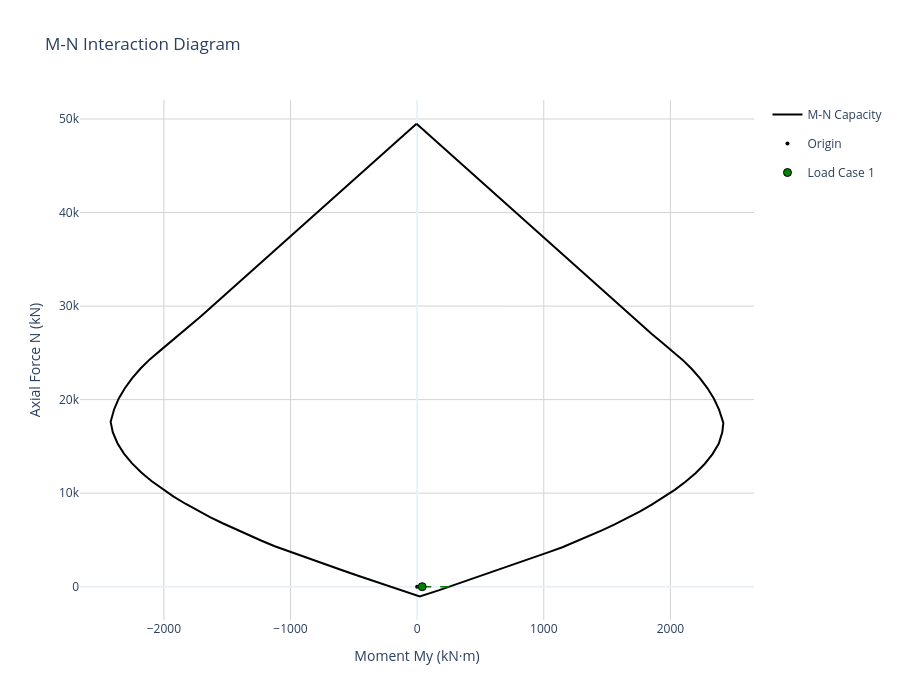
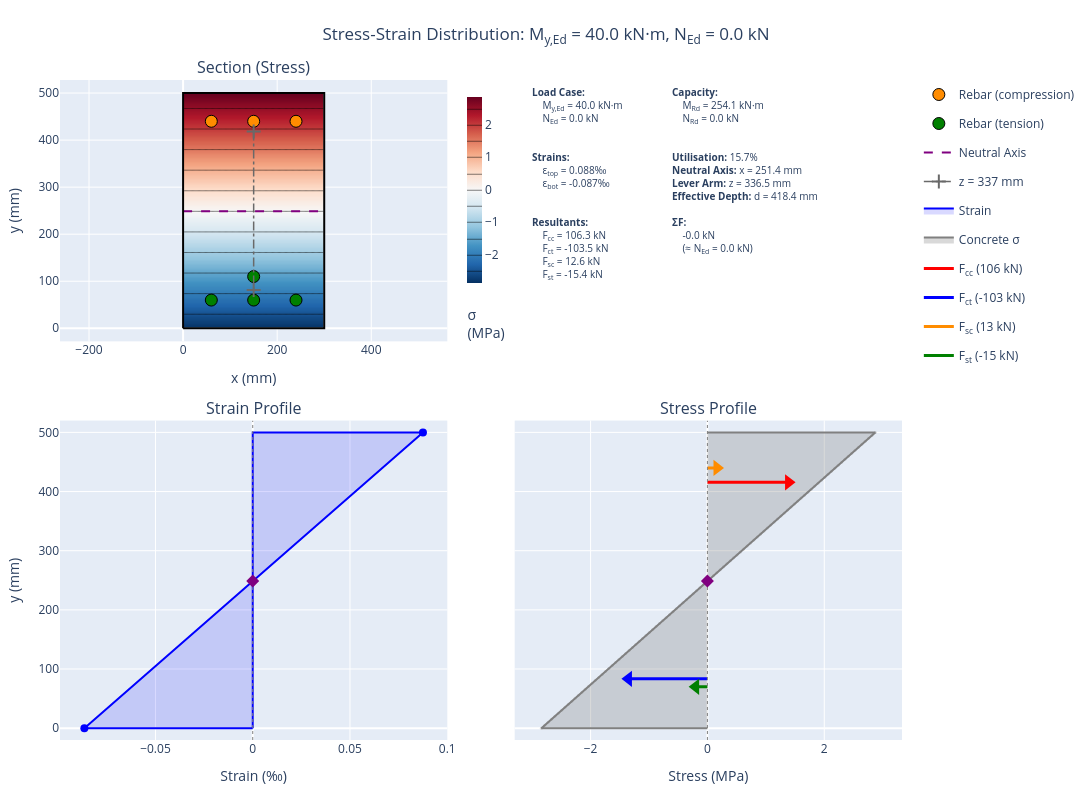

These figures' notebook cell, in order:
### Code cell
# Create M-N interaction diagram
rect_diagram = create_interaction_diagram(
    section=rect_section,
    concrete=concrete,
    concrete_model_type=ConcreteModelType.LINEAR_ELASTIC,  # EC2 Fig 3.3
    steel_model_type=SteelModelType.INCLINED,                  # With strain hardening
    n_fibres_width=20,
    n_fibres_height=30,
    include_tension=True,
    crack_to_neutral_axis_on_first_tension_failure=True,
    free_neutral_axis=True,
)

loadcases = []

moment = 40
axial = 0

forces_dict = {
    "M_Ed": moment,
    "N_Ed": axial
    }

loadcases.append(forces_dict)

rect_diagram.plot_mn(
    load_points=loadcases,
    show_vectors=True,
    show=True
    )

rect_diagram.plot_stress_strain(
    M_Ed=moment,
    N_Ed=axial,
    height=800,
    show=False,
    section_render="filled")

### Figure 1 — Plotly figure (JSON) as saved in the notebook; plotly's stock layout.template omitted (floating-point values rounded to 4 significant figures)
{"data": [{"hovertemplate": "M: %{x:.1f} kN·m<br>N: %{y:.1f} kN<extra></extra>", "line": {"color": "black", "width": 2}, "mode": "lines", "name": "M-N Capacity", "type": "scatter", "x": [-4.983, 72.28, 149.5, 226.8, 304.1, 381.3, 458.6, 535.9, 613.1, 690.4, 767.7, 844.9, 922.2, 999.5, 1077.0, 1154.0, 1231.0, 1309.0, 1386.0, 1463.0, 1540.0, 1618.0, 1695.0, 1773.0, 1853.0, 1934.0, 2015.0, 2094.0, 2167.0, 2234.0, 2293.0, 2344.0, 2384.0, 2418.0, 2410.0, 2382.0, 2332.0, 2270.0, 2198.0, 2119.0, 2034.0, 1945.0, 1853.0, 1757.0, 1660.0, 1560.0, 1458.0, 1356.0, 1252.0, 1147.0, 1040.0, 931.9, 824.2, 716.3, 608.3, 500.2, 391.9, 283.5, 175.0, 20.65, -43.35, -152.9, -261.4, -369.8, -478.1, -586.1, -694.1, -802.0, -909.6, -1017.0, -1124.0, -1229.0, -1332.0, -1435.0, -1536.0, -1636.0, -1734.0, -1830.0, -1923.0, -2013.0, -2098.0, -2178.0, -2251.0, -2316.0, -2367.0, -2404.0, -2421.0, -2393.0, -2356.0, -2307.0, -2249.0, -2183.0, -2109.0, -2029.0, -1949.0, -1868.0, -1787.0, -1709.0, -1632.0, -1554.0, -1477.0, -1400.0, -1322.0, -1245.0, -1167.0, -1090.0, -1012.0, -934.7, -857.2, -779.7, -702.2, -624.8, -547.3, -469.8, -392.3, -314.9, -237.4, -159.9, -82.46, -4.983], "y": [49500.0, 48570.0, 47630.0, 46690.0, 45750.0, 44810.0, 43870.0, 42930.0, 41990.0, 41050.0, 40120.0, 39180.0, 38240.0, 37300.0, 36360.0, 35420.0, 34480.0, 33540.0, 32600.0, 31670.0, 30730.0, 29790.0, 28850.0, 27910.0, 27010.0, 26100.0, 25190.0, 24280.0, 23300.0, 22280.0, 21210.0, 20090.0, 18930.0, 17510.0, 16500.0, 15300.0, 14170.0, 13120.0, 12140.0, 11220.0, 10350.0, 9538.0, 8766.0, 8031.0, 7329.0, 6658.0, 6018.0, 5400.0, 4801.0, 4221.0, 3703.0, 3189.0, 2670.0, 2158.0, 1649.0, 1139.0, 636.5, 134.8, -362.2, -1033.0, -747.9, -275.7, 222.5, 724.2, 1228.0, 1738.0, 2247.0, 2761.0, 3279.0, 3792.0, 4325.0, 4917.0, 5523.0, 6142.0, 6782.0, 7448.0, 8142.0, 8869.0, 9634.0, 10440.0, 11300.0, 12210.0, 13190.0, 14230.0, 15340.0, 16520.0, 17630.0, 18950.0, 20120.0, 21250.0, 22320.0, 23350.0, 24330.0, 25240.0, 26140.0, 27050.0, 27960.0, 28890.0, 29830.0, 30760.0, 31700.0, 32640.0, 33580.0, 34510.0, 35450.0, 36390.0, 37320.0, 38260.0, 39200.0, 40130.0, 41070.0, 42010.0, 42950.0, 43880.0, 44820.0, 45760.0, 46690.0, 47630.0, 48570.0, 49500.0]}, {"hovertemplate": "Origin (0,0)<extra></extra>", "marker": {"color": "black", "size": 4, "symbol": "circle"}, "mode": "markers", "name": "Origin", "type": "scatter", "x": [0], "y": [0]}, {"hoverinfo": "skip", "legendgroup": "lc_0", "line": {"color": "green", "dash": "solid", "width": 1.5}, "mode": "lines", "showlegend": false, "type": "scatter", "x": [0, 40], "y": [0, 0]}, {"hoverinfo": "skip", "legendgroup": "lc_0", "line": {"color": "green", "dash": "dash", "width": 1.5}, "mode": "lines", "showlegend": false, "type": "scatter", "x": [40, 254.1], "y": [0, 0]}, {"hovertemplate": "<b>Load Case 1</b><br>N_Ed: 0.0 kN<br>M_Ed: 40.0 kN·m<br>N_Rd: 0.0 kN<br>M_Rd: 254.1 kN·m<br>Utilization: 15.7%<br>Status: ✓ PASS<extra></extra>", "legendgroup": "lc_0", "marker": {"color": "green", "line": {"color": "black", "width": 1}, "size": 8, "symbol": "circle"}, "mode": "markers", "name": "Load Case 1", "type": "scatter", "x": [40], "y": [0]}], "layout": {"height": 700, "legend": {"x": 1.02, "xanchor": "left", "y": 1, "yanchor": "top"}, "title": {"text": "M-N Interaction Diagram"}, "width": 900, "xaxis": {"gridcolor": "lightgray", "range": [-2663.0, 2660.0], "title": {"text": "Moment My (kN·m)"}, "zeroline": true}, "yaxis": {"gridcolor": "lightgray", "range": [-3559.0, 52030.0], "title": {"text": "Axial Force N (kN)"}, "zeroline": true}}}

### Figure 2 — Plotly figure (JSON) as saved in the notebook; plotly's stock layout.template omitted (floating-point values rounded to 4 significant figures; data arrays with more than 128 entries replaced by an {"elided": "..."} marker saying what was removed)
{"data": [{"colorbar": {"len": 0.3762, "lenmode": "fraction", "thickness": 15, "title": {"side": "bottom", "text": "σ<br>(MPa)"}, "x": 0.472, "xanchor": "left", "y": 0.802, "yanchor": "middle"}, "colorscale": [[0, "rgb(5,48,97)"], [0.1, "rgb(33,102,172)"], [0.2, "rgb(67,147,195)"], [0.3, "rgb(146,197,222)"], [0.4, "rgb(209,229,240)"], [0.5, "rgb(247,247,247)"], [0.6, "rgb(253,219,199)"], [0.7, "rgb(244,165,130)"], [0.8, "rgb(214,96,77)"], [0.9, "rgb(178,24,43)"], [1, "rgb(103,0,31)"]], "contours": {"coloring": "heatmap", "showlines": false}, "hovertemplate": "x: %{x:.1f} mm<br>y: %{y:.1f} mm<br>σ: %{z:.2f} MPa<extra>Concrete</extra>", "name": "Concrete", "showlegend": false, "showscale": true, "type": "contour", "x": [1.25, 3.75, 6.25, 8.75, 11.25, 13.75, 16.25, 18.75, 21.25, 23.75, 26.25, 28.75, 31.25, 33.75, 36.25, 38.75, 41.25, 43.75, 46.25, 48.75, 51.25, 53.75, 56.25, 58.75, 61.25, 63.75, 66.25, 68.75, 71.25, 73.75, 76.25, 78.75, 81.25, 83.75, 86.25, 88.75, 91.25, 93.75, 96.25, 98.75, 101.2, 103.8, 106.2, 108.8, 111.2, 113.8, 116.2, 118.8, 121.2, 123.8, 126.2, 128.8, 131.2, 133.8, 136.2, 138.8, 141.2, 143.8, 146.2, 148.8, 151.2, 153.8, 156.2, 158.8, 161.2, 163.8, 166.2, 168.8, 171.2, 173.8, 176.2, 178.8, 181.2, 183.8, 186.2, 188.8, 191.2, 193.8, 196.2, 198.8, 201.2, 203.8, 206.2, 208.8, 211.2, 213.8, 216.2, 218.8, 221.2, 223.8, 226.2, 228.8, 231.2, 233.8, 236.2, 238.8, 241.2, 243.8, 246.2, 248.8, 251.2, 253.8, 256.2, 258.8, 261.2, 263.8, 266.2, 268.8, 271.2, 273.8, 276.2, 278.8, 281.2, 283.8, 286.2, 288.8, 291.2, 293.8, 296.2, 298.8], "xaxis": "x", "y": {"elided": "180 float values"}, "yaxis": "y", "z": {"elided": "180x120 float values"}, "zmax": 2.858, "zmin": -2.858}, {"customdata": [[13.33, 0.06663, 4.186], [13.33, 0.06663, 4.186], [13.33, 0.06663, 4.186]], "hovertemplate": "x: %{x:.1f} mm<br>y: %{y:.1f} mm<br>σ: %{customdata[0]:.1f} MPa<br>ε: %{customdata[1]:.3f} ‰<br>F: %{customdata[2]:.1f} kN<br><extra>Rebar (compression)</extra>", "marker": {"color": "darkorange", "line": {"color": "black", "width": 1}, "size": 12}, "mode": "markers", "name": "Rebar (compression)", "showlegend": true, "type": "scatter", "x": [60.0, 150.0, 240.0], "xaxis": "x", "y": [440.0, 440.0, 440.0], "yaxis": "y"}, {"customdata": [[-13.13, -0.06566, -4.126], [-13.13, -0.06566, -4.126], [-13.13, -0.06566, -4.126], [-9.651, -0.04826, -3.032]], "hovertemplate": "x: %{x:.1f} mm<br>y: %{y:.1f} mm<br>σ: %{customdata[0]:.1f} MPa<br>ε: %{customdata[1]:.3f} ‰<br>F: %{customdata[2]:.1f} kN<br><extra>Rebar (tension)</extra>", "marker": {"color": "green", "line": {"color": "black", "width": 1}, "size": 12}, "mode": "markers", "name": "Rebar (tension)", "showlegend": true, "type": "scatter", "x": [60.0, 150.0, 240.0, 150.0], "xaxis": "x", "y": [60.0, 60.0, 60.0, 110.0], "yaxis": "y"}, {"line": {"color": "purple", "dash": "dash", "width": 2}, "mode": "lines", "name": "Neutral Axis", "showlegend": true, "type": "scatter", "x": [0, 300], "xaxis": "x", "y": [248.6, 248.6], "yaxis": "y"}, {"hovertemplate": "x: %{x:.1f} mm<br>y: %{y:.1f} mm<extra>C/T Centroid</extra>", "line": {"color": "dimgray", "dash": "dashdot", "width": 1.5}, "marker": {"color": ["red", "blue"], "line": {"width": 2}, "size": 10, "symbol": "cross-thin"}, "mode": "lines+markers", "name": "z = 337 mm", "showlegend": true, "type": "scatter", "x": [150, 150], "xaxis": "x", "y": [418.1, 81.62], "yaxis": "y"}, {"hoverinfo": "skip", "line": {"color": "black", "width": 2}, "mode": "lines", "name": "Section outline", "showlegend": false, "type": "scatter", "x": [0, 300, 300, 0, 0], "xaxis": "x", "y": [0, 0, 500, 500, 0], "yaxis": "y"}, {"fill": "toself", "fillcolor": "rgba(0, 0, 255, 0.15)", "hovertemplate": "ε: %{x:.3f} ‰<br>y: %{y:.1f} mm<extra></extra>", "line": {"color": "blue", "width": 2}, "mode": "lines", "name": "Strain", "type": "scatter", "x": [0, -0.08655, 0.08752, 0, 0], "xaxis": "x3", "y": [0, 0, 500, 500, 0], "yaxis": "y3"}, {"hovertemplate": "ε: %{x:.3f} ‰<br>y: %{y:.1f} mm<extra></extra>", "marker": {"color": "blue", "size": 8}, "mode": "markers", "showlegend": false, "type": "scatter", "x": [-0.08655, 0.08752], "xaxis": "x3", "y": [0, 500], "yaxis": "y3"}, {"line": {"color": "gray", "dash": "dot", "width": 1}, "mode": "lines", "showlegend": false, "type": "scatter", "x": [0, 0], "xaxis": "x3", "y": [-20, 520], "yaxis": "y3"}, {"hovertemplate": "Neutral Axis<br>y: 248.6 mm<extra></extra>", "marker": {"color": "purple", "size": 10, "symbol": "diamond"}, "mode": "markers", "name": "NA", "showlegend": false, "type": "scatter", "x": [0], "xaxis": "x3", "y": [248.6], "yaxis": "y3"}, {"fill": "toself", "fillcolor": "rgba(128, 128, 128, 0.3)", "hoverinfo": "skip", "legendgroup": "concrete_stress", "line": {"color": "gray", "width": 2}, "mode": "lines", "name": "Concrete σ", "type": "scatter", "x": [0.0, -2.842, -2.784, -2.727, -2.669, -2.611, -2.553, -2.496, -2.438, -2.38, -2.322, -2.265, -2.207, -2.149, -2.091, -2.034, -1.976, -1.918, -1.861, -1.803, -1.745, -1.687, -1.63, -1.572, -1.514, -1.456, -1.399, -1.341, -1.283, -1.225, -1.168, -1.11, -1.052, -0.9945, -0.9367, -0.879, -0.8213, -0.7635, -0.7058, -0.6481, -0.5903, -0.5326, -0.4749, -0.4171, -0.3594, -0.3017, -0.2439, -0.1862, -0.1285, -0.07072, -0.01298, 0.04475, 0.1025, 0.1602, 0.218, 0.2757, 0.3334, 0.3912, 0.4489, 0.5066, 0.5644, 0.6221, 0.6798, 0.7376, 0.7953, 0.853, 0.9108, 0.9685, 1.026, 1.084, 1.142, 1.199, 1.257, 1.315, 1.373, 1.43, 1.488, 1.546, 1.604, 1.661, 1.719, 1.777, 1.835, 1.892, 1.95, 2.008, 2.065, 2.123, 2.181, 2.239, 2.296, 2.354, 2.412, 2.47, 2.527, 2.585, 2.643, 2.701, 2.758, 2.816, 2.874, 0.0], "xaxis": "x4", "y": [0.0, 0.0, 5.051, 10.1, 15.15, 20.2, 25.25, 30.3, 35.35, 40.4, 45.45, 50.51, 55.56, 60.61, 65.66, 70.71, 75.76, 80.81, 85.86, 90.91, 95.96, 101.0, 106.1, 111.1, 116.2, 121.2, 126.3, 131.3, 136.4, 141.4, 146.5, 151.5, 156.6, 161.6, 166.7, 171.7, 176.8, 181.8, 186.9, 191.9, 197.0, 202.0, 207.1, 212.1, 217.2, 222.2, 227.3, 232.3, 237.4, 242.4, 247.5, 252.5, 257.6, 262.6, 267.7, 272.7, 277.8, 282.8, 287.9, 292.9, 298.0, 303.0, 308.1, 313.1, 318.2, 323.2, 328.3, 333.3, 338.4, 343.4, 348.5, 353.5, 358.6, 363.6, 368.7, 373.7, 378.8, 383.8, 388.9, 393.9, 399.0, 404.0, 409.1, 414.1, 419.2, 424.2, 429.3, 434.3, 439.4, 444.4, 449.5, 454.5, 459.6, 464.6, 469.7, 474.7, 479.8, 484.8, 489.9, 494.9, 500.0, 500.0], "yaxis": "y4"}, {"hovertemplate": "%{text}<extra>Concrete</extra>", "legendgroup": "concrete_stress", "marker": {"color": "gray", "opacity": 0.3, "size": 3}, "mode": "markers", "showlegend": false, "text": ["σ: -2.84 MPa<br>ε: -0.087 ‰<br>y: 0.0 mm", "σ: -2.78 MPa<br>ε: -0.085 ‰<br>y: 5.1 mm", "σ: -2.73 MPa<br>ε: -0.083 ‰<br>y: 10.1 mm", "σ: -2.67 MPa<br>ε: -0.081 ‰<br>y: 15.2 mm", "σ: -2.61 MPa<br>ε: -0.080 ‰<br>y: 20.2 mm", "σ: -2.55 MPa<br>ε: -0.078 ‰<br>y: 25.3 mm", "σ: -2.50 MPa<br>ε: -0.076 ‰<br>y: 30.3 mm", "σ: -2.44 MPa<br>ε: -0.074 ‰<br>y: 35.4 mm", "σ: -2.38 MPa<br>ε: -0.072 ‰<br>y: 40.4 mm", "σ: -2.32 MPa<br>ε: -0.071 ‰<br>y: 45.5 mm", "σ: -2.26 MPa<br>ε: -0.069 ‰<br>y: 50.5 mm", "σ: -2.21 MPa<br>ε: -0.067 ‰<br>y: 55.6 mm", "σ: -2.15 MPa<br>ε: -0.065 ‰<br>y: 60.6 mm", "σ: -2.09 MPa<br>ε: -0.064 ‰<br>y: 65.7 mm", "σ: -2.03 MPa<br>ε: -0.062 ‰<br>y: 70.7 mm", "σ: -1.98 MPa<br>ε: -0.060 ‰<br>y: 75.8 mm", "σ: -1.92 MPa<br>ε: -0.058 ‰<br>y: 80.8 mm", "σ: -1.86 MPa<br>ε: -0.057 ‰<br>y: 85.9 mm", "σ: -1.80 MPa<br>ε: -0.055 ‰<br>y: 90.9 mm", "σ: -1.75 MPa<br>ε: -0.053 ‰<br>y: 96.0 mm", "σ: -1.69 MPa<br>ε: -0.051 ‰<br>y: 101.0 mm", "σ: -1.63 MPa<br>ε: -0.050 ‰<br>y: 106.1 mm", "σ: -1.57 MPa<br>ε: -0.048 ‰<br>y: 111.1 mm", "σ: -1.51 MPa<br>ε: -0.046 ‰<br>y: 116.2 mm", "σ: -1.46 MPa<br>ε: -0.044 ‰<br>y: 121.2 mm", "σ: -1.40 MPa<br>ε: -0.043 ‰<br>y: 126.3 mm", "σ: -1.34 MPa<br>ε: -0.041 ‰<br>y: 131.3 mm", "σ: -1.28 MPa<br>ε: -0.039 ‰<br>y: 136.4 mm", "σ: -1.23 MPa<br>ε: -0.037 ‰<br>y: 141.4 mm", "σ: -1.17 MPa<br>ε: -0.036 ‰<br>y: 146.5 mm", "σ: -1.11 MPa<br>ε: -0.034 ‰<br>y: 151.5 mm", "σ: -1.05 MPa<br>ε: -0.032 ‰<br>y: 156.6 mm", "σ: -0.99 MPa<br>ε: -0.030 ‰<br>y: 161.6 mm", "σ: -0.94 MPa<br>ε: -0.029 ‰<br>y: 166.7 mm", "σ: -0.88 MPa<br>ε: -0.027 ‰<br>y: 171.7 mm", "σ: -0.82 MPa<br>ε: -0.025 ‰<br>y: 176.8 mm", "σ: -0.76 MPa<br>ε: -0.023 ‰<br>y: 181.8 mm", "σ: -0.71 MPa<br>ε: -0.021 ‰<br>y: 186.9 mm", "σ: -0.65 MPa<br>ε: -0.020 ‰<br>y: 191.9 mm", "σ: -0.59 MPa<br>ε: -0.018 ‰<br>y: 197.0 mm", "σ: -0.53 MPa<br>ε: -0.016 ‰<br>y: 202.0 mm", "σ: -0.47 MPa<br>ε: -0.014 ‰<br>y: 207.1 mm", "σ: -0.42 MPa<br>ε: -0.013 ‰<br>y: 212.1 mm", "σ: -0.36 MPa<br>ε: -0.011 ‰<br>y: 217.2 mm", "σ: -0.30 MPa<br>ε: -0.009 ‰<br>y: 222.2 mm", "σ: -0.24 MPa<br>ε: -0.007 ‰<br>y: 227.3 mm", "σ: -0.19 MPa<br>ε: -0.006 ‰<br>y: 232.3 mm", "σ: -0.13 MPa<br>ε: -0.004 ‰<br>y: 237.4 mm", "σ: -0.07 MPa<br>ε: -0.002 ‰<br>y: 242.4 mm", "σ: -0.01 MPa<br>ε: -0.000 ‰<br>y: 247.5 mm", "σ: 0.04 MPa<br>ε: 0.001 ‰<br>y: 252.5 mm", "σ: 0.10 MPa<br>ε: 0.003 ‰<br>y: 257.6 mm", "σ: 0.16 MPa<br>ε: 0.005 ‰<br>y: 262.6 mm", "σ: 0.22 MPa<br>ε: 0.007 ‰<br>y: 267.7 mm", "σ: 0.28 MPa<br>ε: 0.008 ‰<br>y: 272.7 mm", "σ: 0.33 MPa<br>ε: 0.010 ‰<br>y: 277.8 mm", "σ: 0.39 MPa<br>ε: 0.012 ‰<br>y: 282.8 mm", "σ: 0.45 MPa<br>ε: 0.014 ‰<br>y: 287.9 mm", "σ: 0.51 MPa<br>ε: 0.015 ‰<br>y: 292.9 mm", "σ: 0.56 MPa<br>ε: 0.017 ‰<br>y: 298.0 mm", "σ: 0.62 MPa<br>ε: 0.019 ‰<br>y: 303.0 mm", "σ: 0.68 MPa<br>ε: 0.021 ‰<br>y: 308.1 mm", "σ: 0.74 MPa<br>ε: 0.022 ‰<br>y: 313.1 mm", "σ: 0.80 MPa<br>ε: 0.024 ‰<br>y: 318.2 mm", "σ: 0.85 MPa<br>ε: 0.026 ‰<br>y: 323.2 mm", "σ: 0.91 MPa<br>ε: 0.028 ‰<br>y: 328.3 mm", "σ: 0.97 MPa<br>ε: 0.029 ‰<br>y: 333.3 mm", "σ: 1.03 MPa<br>ε: 0.031 ‰<br>y: 338.4 mm", "σ: 1.08 MPa<br>ε: 0.033 ‰<br>y: 343.4 mm", "σ: 1.14 MPa<br>ε: 0.035 ‰<br>y: 348.5 mm", "σ: 1.20 MPa<br>ε: 0.037 ‰<br>y: 353.5 mm", "σ: 1.26 MPa<br>ε: 0.038 ‰<br>y: 358.6 mm", "σ: 1.31 MPa<br>ε: 0.040 ‰<br>y: 363.6 mm", "σ: 1.37 MPa<br>ε: 0.042 ‰<br>y: 368.7 mm", "σ: 1.43 MPa<br>ε: 0.044 ‰<br>y: 373.7 mm", "σ: 1.49 MPa<br>ε: 0.045 ‰<br>y: 378.8 mm", "σ: 1.55 MPa<br>ε: 0.047 ‰<br>y: 383.8 mm", "σ: 1.60 MPa<br>ε: 0.049 ‰<br>y: 388.9 mm", "σ: 1.66 MPa<br>ε: 0.051 ‰<br>y: 393.9 mm", "σ: 1.72 MPa<br>ε: 0.052 ‰<br>y: 399.0 mm", "σ: 1.78 MPa<br>ε: 0.054 ‰<br>y: 404.0 mm", "σ: 1.83 MPa<br>ε: 0.056 ‰<br>y: 409.1 mm", "σ: 1.89 MPa<br>ε: 0.058 ‰<br>y: 414.1 mm", "σ: 1.95 MPa<br>ε: 0.059 ‰<br>y: 419.2 mm", "σ: 2.01 MPa<br>ε: 0.061 ‰<br>y: 424.2 mm", "σ: 2.07 MPa<br>ε: 0.063 ‰<br>y: 429.3 mm", "σ: 2.12 MPa<br>ε: 0.065 ‰<br>y: 434.3 mm", "σ: 2.18 MPa<br>ε: 0.066 ‰<br>y: 439.4 mm", "σ: 2.24 MPa<br>ε: 0.068 ‰<br>y: 444.4 mm", "σ: 2.30 MPa<br>ε: 0.070 ‰<br>y: 449.5 mm", "σ: 2.35 MPa<br>ε: 0.072 ‰<br>y: 454.5 mm", "σ: 2.41 MPa<br>ε: 0.073 ‰<br>y: 459.6 mm", "σ: 2.47 MPa<br>ε: 0.075 ‰<br>y: 464.6 mm", "σ: 2.53 MPa<br>ε: 0.077 ‰<br>y: 469.7 mm", "σ: 2.59 MPa<br>ε: 0.079 ‰<br>y: 474.7 mm", "σ: 2.64 MPa<br>ε: 0.080 ‰<br>y: 479.8 mm", "σ: 2.70 MPa<br>ε: 0.082 ‰<br>y: 484.8 mm", "σ: 2.76 MPa<br>ε: 0.084 ‰<br>y: 489.9 mm", "σ: 2.82 MPa<br>ε: 0.086 ‰<br>y: 494.9 mm", "σ: 2.87 MPa<br>ε: 0.088 ‰<br>y: 500.0 mm"], "type": "scatter", "x": [-2.842, -2.784, -2.727, -2.669, -2.611, -2.553, -2.496, -2.438, -2.38, -2.322, -2.265, -2.207, -2.149, -2.091, -2.034, -1.976, -1.918, -1.861, -1.803, -1.745, -1.687, -1.63, -1.572, -1.514, -1.456, -1.399, -1.341, -1.283, -1.225, -1.168, -1.11, -1.052, -0.9945, -0.9367, -0.879, -0.8213, -0.7635, -0.7058, -0.6481, -0.5903, -0.5326, -0.4749, -0.4171, -0.3594, -0.3017, -0.2439, -0.1862, -0.1285, -0.07072, -0.01298, 0.04475, 0.1025, 0.1602, 0.218, 0.2757, 0.3334, 0.3912, 0.4489, 0.5066, 0.5644, 0.6221, 0.6798, 0.7376, 0.7953, 0.853, 0.9108, 0.9685, 1.026, 1.084, 1.142, 1.199, 1.257, 1.315, 1.373, 1.43, 1.488, 1.546, 1.604, 1.661, 1.719, 1.777, 1.835, 1.892, 1.95, 2.008, 2.065, 2.123, 2.181, 2.239, 2.296, 2.354, 2.412, 2.47, 2.527, 2.585, 2.643, 2.701, 2.758, 2.816, 2.874], "xaxis": "x4", "y": [0.0, 5.051, 10.1, 15.15, 20.2, 25.25, 30.3, 35.35, 40.4, 45.45, 50.51, 55.56, 60.61, 65.66, 70.71, 75.76, 80.81, 85.86, 90.91, 95.96, 101.0, 106.1, 111.1, 116.2, 121.2, 126.3, 131.3, 136.4, 141.4, 146.5, 151.5, 156.6, 161.6, 166.7, 171.7, 176.8, 181.8, 186.9, 191.9, 197.0, 202.0, 207.1, 212.1, 217.2, 222.2, 227.3, 232.3, 237.4, 242.4, 247.5, 252.5, 257.6, 262.6, 267.7, 272.7, 277.8, 282.8, 287.9, 292.9, 298.0, 303.0, 308.1, 313.1, 318.2, 323.2, 328.3, 333.3, 338.4, 343.4, 348.5, 353.5, 358.6, 363.6, 368.7, 373.7, 378.8, 383.8, 388.9, 393.9, 399.0, 404.0, 409.1, 414.1, 419.2, 424.2, 429.3, 434.3, 439.4, 444.4, 449.5, 454.5, 459.6, 464.6, 469.7, 474.7, 479.8, 484.8, 489.9, 494.9, 500.0], "yaxis": "y4"}, {"hovertemplate": "F<sub>cc</sub> = 106.3 kN<br>y = 415.6 mm<extra>Concrete Compression</extra>", "legendgroup": "F<sub>cc</sub>", "line": {"color": "red", "width": 3}, "mode": "lines", "name": "F<sub>cc</sub> (106 kN)", "type": "scatter", "x": [0, 1.389], "xaxis": "x4", "y": [415.6, 415.6], "yaxis": "y4"}, {"hoverinfo": "skip", "legendgroup": "F<sub>cc</sub>", "marker": {"color": "red", "size": 14, "symbol": "triangle-right"}, "mode": "markers", "showlegend": false, "type": "scatter", "x": [1.389], "xaxis": "x4", "y": [415.6], "yaxis": "y4"}, {"hovertemplate": "F<sub>ct</sub> = -103.5 kN<br>y = 83.4 mm<extra>Concrete Tension</extra>", "legendgroup": "F<sub>ct</sub>", "line": {"color": "blue", "width": 3}, "mode": "lines", "name": "F<sub>ct</sub> (-103 kN)", "type": "scatter", "x": [0, -1.352], "xaxis": "x4", "y": [83.38, 83.38], "yaxis": "y4"}, {"hoverinfo": "skip", "legendgroup": "F<sub>ct</sub>", "marker": {"color": "blue", "size": 14, "symbol": "triangle-left"}, "mode": "markers", "showlegend": false, "type": "scatter", "x": [-1.352], "xaxis": "x4", "y": [83.38], "yaxis": "y4"}, {"hovertemplate": "F<sub>sc</sub> = 12.6 kN<br>y = 440.0 mm<extra>Steel Compression</extra>", "legendgroup": "F<sub>sc</sub>", "line": {"color": "darkorange", "width": 3}, "mode": "lines", "name": "F<sub>sc</sub> (13 kN)", "type": "scatter", "x": [0, 0.1641], "xaxis": "x4", "y": [440, 440], "yaxis": "y4"}, {"hoverinfo": "skip", "legendgroup": "F<sub>sc</sub>", "marker": {"color": "darkorange", "size": 14, "symbol": "triangle-right"}, "mode": "markers", "showlegend": false, "type": "scatter", "x": [0.1641], "xaxis": "x4", "y": [440], "yaxis": "y4"}, {"hovertemplate": "F<sub>st</sub> = -15.4 kN<br>y = 69.8 mm<extra>Steel Tension</extra>", "legendgroup": "F<sub>st</sub>", "line": {"color": "green", "width": 3}, "mode": "lines", "name": "F<sub>st</sub> (-15 kN)", "type": "scatter", "x": [0, -0.2014], "xaxis": "x4", "y": [69.84, 69.84], "yaxis": "y4"}, {"hoverinfo": "skip", "legendgroup": "F<sub>st</sub>", "marker": {"color": "green", "size": 14, "symbol": "triangle-left"}, "mode": "markers", "showlegend": false, "type": "scatter", "x": [-0.2014], "xaxis": "x4", "y": [69.84], "yaxis": "y4"}, {"line": {"color": "gray", "dash": "dot", "width": 1}, "mode": "lines", "showlegend": false, "type": "scatter", "x": [0, 0], "xaxis": "x4", "y": [-20, 520], "yaxis": "y4"}, {"hovertemplate": "Neutral Axis<br>y: 248.6 mm<extra></extra>", "marker": {"color": "purple", "size": 10, "symbol": "diamond"}, "mode": "markers", "showlegend": false, "type": "scatter", "x": [0], "xaxis": "x4", "y": [248.6], "yaxis": "y4"}], "layout": {"annotations": [{"font": {"size": 16}, "showarrow": false, "text": "Section (Stress)", "x": 0.23, "xanchor": "center", "xref": "paper", "y": 1, "yanchor": "bottom", "yref": "paper"}, {"font": {"size": 16}, "showarrow": false, "text": "Strain Profile", "x": 0.23, "xanchor": "center", "xref": "paper", "y": 0.484, "yanchor": "bottom", "yref": "paper"}, {"font": {"size": 16}, "showarrow": false, "text": "Stress Profile", "x": 0.77, "xanchor": "center", "xref": "paper", "y": 0.484, "yanchor": "bottom", "yref": "paper"}, {"align": "left", "font": {"size": 10}, "showarrow": false, "text": "<b>Load Case:</b><br>&nbsp;&nbsp;&nbsp;&nbsp;M<sub>y,Ed</sub> = 40.0 kN·m<br>&nbsp;&nbsp;&nbsp;&nbsp;N<sub>Ed</sub> = 0.0 kN<br><br><br><b>Strains:</b><br>&nbsp;&nbsp;&nbsp;&nbsp;ε<sub>top</sub> = 0.088‰<br>&nbsp;&nbsp;&nbsp;&nbsp;ε<sub>bot</sub> = -0.087‰<br><br><br><b>Resultants:</b><br>&nbsp;&nbsp;&nbsp;&nbsp;F<sub>cc</sub> = 106.3 kN<br>&nbsp;&nbsp;&nbsp;&nbsp;F<sub>ct</sub> = -103.5 kN<br>&nbsp;&nbsp;&nbsp;&nbsp;F<sub>sc</sub> = 12.6 kN<br>&nbsp;&nbsp;&nbsp;&nbsp;F<sub>st</sub> = -15.4 kN<br>", "x": 0.5584, "xanchor": "left", "xref": "paper", "y": 0.996, "yanchor": "top", "yref": "paper"}, {"align": "left", "font": {"size": 10}, "showarrow": false, "text": "<b>Capacity:</b><br>&nbsp;&nbsp;&nbsp;&nbsp;M<sub>Rd</sub> = 254.1 kN·m<br>&nbsp;&nbsp;&nbsp;&nbsp;N<sub>Rd</sub> = 0.0 kN<br><br><br><b>Utilisation:</b> 15.7%<br><b>Neutral Axis:</b> x = 251.4 mm<br><b>Lever Arm:</b> z = 336.5 mm<br><b>Effective Depth:</b> d = 418.4 mm<br><br><b>ΣF:</b><br>&nbsp;&nbsp;&nbsp;&nbsp;-0.0 kN<br>&nbsp;&nbsp;&nbsp;&nbsp;(≈ N<sub>Ed</sub> = 0.0 kN)<br>", "x": 0.724, "xanchor": "left", "xref": "paper", "y": 0.996, "yanchor": "top", "yref": "paper"}], "height": 800, "legend": {"x": 1.02, "y": 1}, "margin": {"b": 60, "l": 60, "r": 120, "t": 80}, "showlegend": true, "title": {"text": "Stress-Strain Distribution: M<sub>y,Ed</sub> = 40.0 kN·m, N<sub>Ed</sub> = 0.0 kN", "x": 0.5}, "width": 1200, "xaxis": {"anchor": "y", "domain": [0, 0.46], "title": {"text": "x (mm)"}}, "xaxis2": {"anchor": "y2", "domain": [0.54, 1], "visible": false}, "xaxis3": {"anchor": "y3", "domain": [0, 0.46], "title": {"text": "Strain (‰)"}}, "xaxis4": {"anchor": "y4", "domain": [0.54, 1], "range": [-3.299, 3.331], "title": {"text": "Stress (MPa)"}}, "yaxis": {"anchor": "x", "domain": [0.604, 1], "scaleanchor": "x", "scaleratio": 1, "title": {"text": "y (mm)"}}, "yaxis2": {"anchor": "x2", "domain": [0.604, 1], "visible": false}, "yaxis3": {"anchor": "x3", "domain": [0, 0.484], "range": [-20, 520], "title": {"text": "y (mm)"}}, "yaxis4": {"anchor": "x4", "domain": [0, 0.484], "matches": "y3", "showticklabels": false}}}
